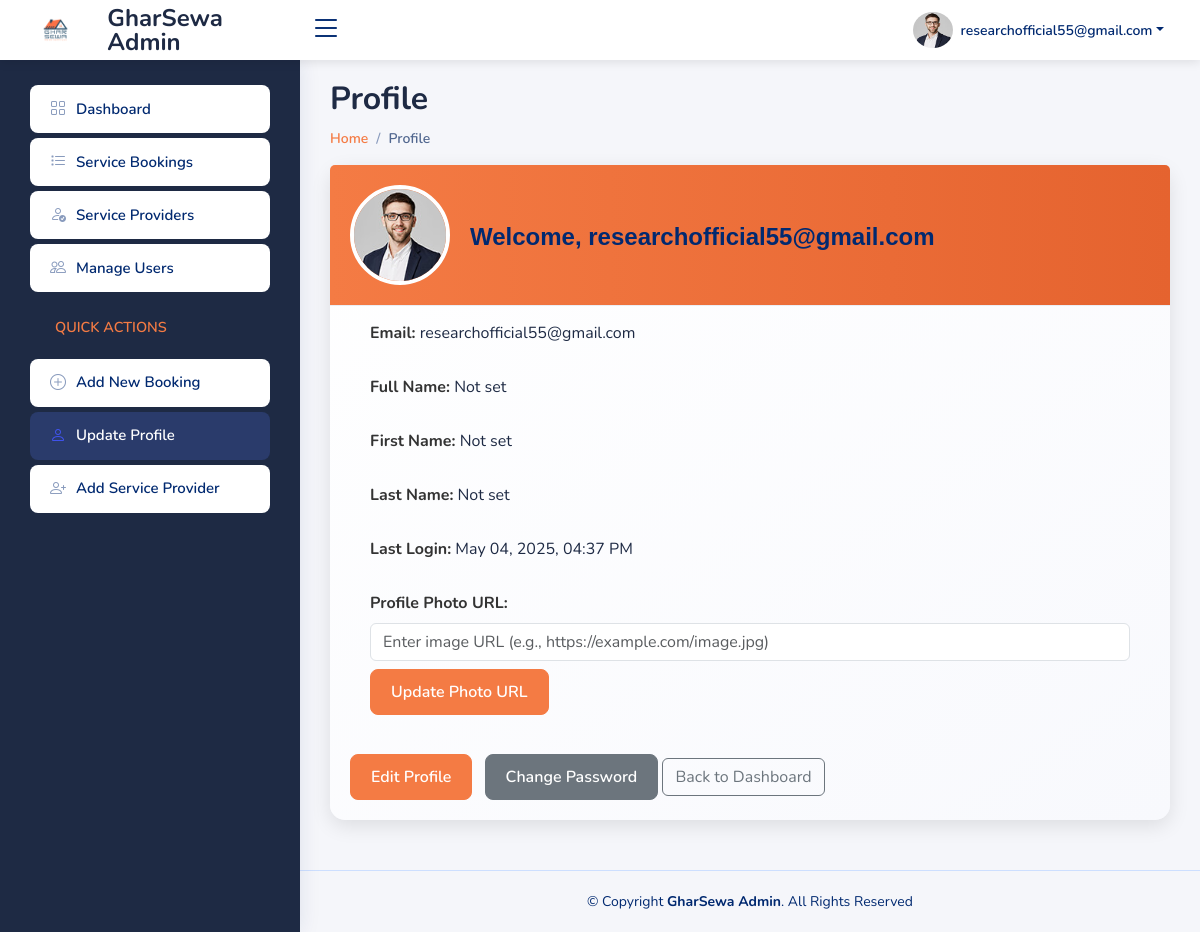
The app's page /dashboard/profile/ (signed in), older data.
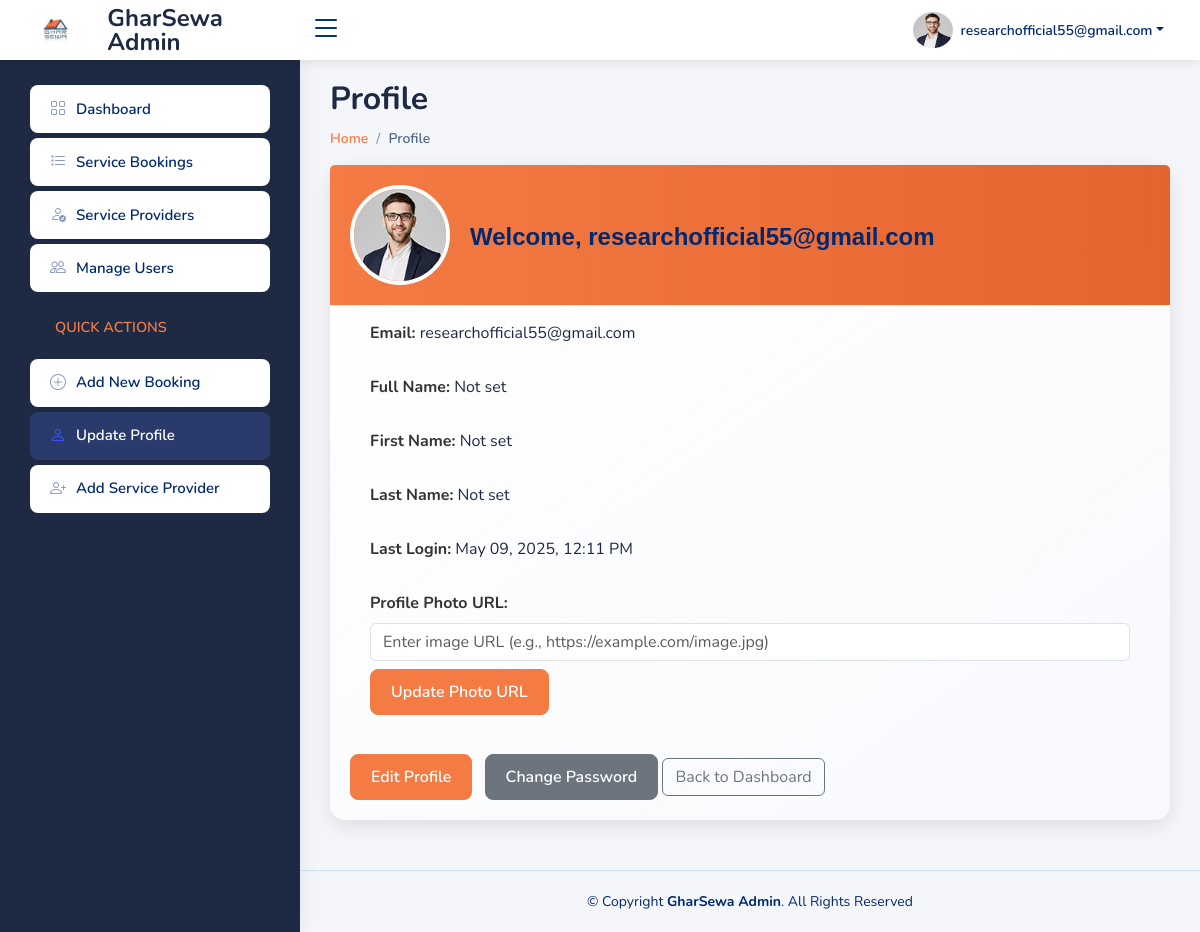
The same page, newer data.
### users/models.py (models this page shows, shortened)
class CustomUser(AbstractUser):
    username = None  # Completely remove username field
    email = models.EmailField(_('email address'), unique=True)
    profile_photo = models.URLField(blank=True, null=True)
    name = models.CharField(_('full name'), max_length=255, blank=True)
    first_name = models.CharField(_('first name'), max_length=30, blank=True)
    last_name = models.CharField(_('last name'), max_length=150, blank=True)
    USERNAME_FIELD = 'email'
    REQUIRED_FIELDS = []
    objects = CustomUserManager()

### dashboard/views.py (the view)
# urls.py: path('profile/', views.profile, name='user_profile'),
@login_required(login_url='/login/')
@staff_member_required(login_url='/login/')
def profile(request):
    return render(request, 'dashboard/user_profile.html')

### dashboard/templates/dashboard/user_profile.html (shortened to what the changed rows need)
{% load static %}
<!DOCTYPE html>
<html lang="en">
<head>
  <link href="{% static 'assets/vendor/bootstrap/css/bootstrap.min.css' %}" rel="stylesheet">
  <link href="{% static 'assets/vendor/bootstrap-icons/bootstrap-icons.css' %}" rel="stylesheet">
  <link href="{% static 'assets/css/style.css' %}" rel="stylesheet">
</head>
<body>
  <header id="header" class="header fixed-top d-flex align-items-center">
    <nav class="header-nav ms-auto">
      <ul class="d-flex align-items-center">
        <li class="nav-item dropdown pe-3">
          <a class="nav-link nav-profile d-flex align-items-center pe-0" href="#" data-bs-toggle="dropdown">
            {% if request.user.profile_photo %}
              <img src="{{ request.user.profile_photo }}" alt="Profile" class="rounded-circle" style="width: 40px; height: 40px;">
            {% else %}
              <img src="{% static 'assets/img/profile-img.jpg' %}" alt="Profile" class="rounded-circle" style="width: 40px; height: 40px;">
            {% endif %}
            <span class="d-none d-md-block dropdown-toggle ps-2">{{ request.user.name|default:request.user.email }}</span>
          </a>
        </li>
      </ul>
    </nav>
  </header>
  <main id="main" class="main">
    <div class="pagetitle">
      <h1>Profile</h1>
    </div>
    <section class="section">
      <div class="card">
        <div class="card-header">
          <img src="{% if request.user.profile_photo %}{{ request.user.profile_photo }}{% else %}{% static 'assets/img/profile-img.jpg' %}{% endif %}" alt="Profile Photo" class="profile-img">
          <h5 class="card-title">Welcome, {{ request.user.name|default:request.user.email }}</h5>
        </div>
        <div class="card-body">
          <ul class="list-group list-group-flush">
            <li class="list-group-item"><strong>Email:</strong> {{ request.user.email }}</li>
            <li class="list-group-item"><strong>Full Name:</strong> {{ request.user.name|default:"Not set" }}</li>
            <li class="list-group-item"><strong>First Name:</strong> {{ request.user.first_name|default:"Not set" }}</li>
            <li class="list-group-item"><strong>Last Name:</strong> {{ request.user.last_name|default:"Not set" }}</li>
            <li class="list-group-item"><strong>Last Login:</strong> {{ request.user.last_login|date:"F d, Y, h:i A" }}</li>
            <li class="list-group-item">
              <strong>Profile Photo URL:</strong>
              <div class="mt-2">
              </div>
            </li>
          </ul>
        </div>
      </div>
    </section>
  </main>
</body>
</html>

Row changes from the older to the newer data that the page shows:
changed CustomUser "researchofficial55@gmail.com": user.last_login "May 04, 2025, 04:37 PM" → "May 09, 2025, 12:11 PM"
